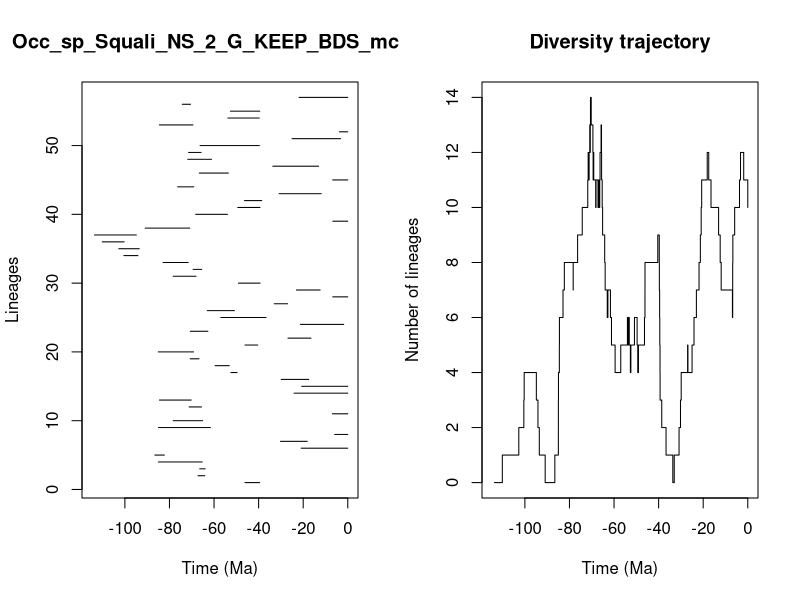

The R script that drew this image:


pdf(file='../Results/Species_NS/5_MA_bins_EXT_EP_FT/pyrate_mcmc_logs/Occ_sp_Squali_NS_2_G_KEEP_BDS_mcmc_LTT.pdf',width=0.6*20, height=0.6*10)
title = "Occ_sp_Squali_NS_2_G_KEEP_BDS_mcmc"
ts=c(46.11255798829657, 67.19000423927555,66.41749239018388,84.96466912669456,86.55601404132398,20.90628023888115,30.18382902717191,5.878302994565445,84.9344302351118,78.31355853236924,6.892329302902131,71.17338058782904,84.49701898536061,24.119036499084935,20.685162602418313,29.86990978701886,52.44710449400719,59.51969013339316,70.69209165451284,84.97844705138107,46.12272445549556,26.847849958938298,70.6488604223551,21.276892662527498,56.985624278588,63.04128966044013,32.99567723428025,6.762617373235456,23.05283276346628,49.04721027671218,78.33080321867752,69.38374501367419,82.89360098230416,100.4631661345041,102.7254869461027,110.11551714943853,113.64804731252096,90.89453705293236,6.6968151237207,68.23412987260147,49.34618952210108,46.336935654150615,30.828900640201844,76.34806849832924,6.762938215979103,66.59966519340142,33.6292559167563,71.78663194190729,71.41744412042632,66.2697864038247,24.991521095233505,3.7148299601980077,84.53760615187109,53.80709589291777,52.67216715794377,74.26332035566782,21.866470689929304)
te=c(39.5500673540175, 64.19143205713826,63.98300048780834,65.31300357648152,82.29174266223767,0.0,18.192227875478117,0.0,61.61997752463053,65.12620704755572,0.0,65.62076961010156,70.23920394426524,0.0,0.0,17.513708738270775,49.65139668918422,53.16333552837973,66.73068598789061,69.18773067308477,40.3752012749242,16.496646369870483,62.756675542264155,1.825494170250221,36.66295454213527,50.84113144167576,26.99325312796623,0.0,12.379793281261268,39.339884789240116,68.07278721148977,65.58156566948983,71.60677709620353,94.12647991274984,93.53035771911547,100.31149668726735,94.85180105594989,70.88870648509732,0.0,53.99292908600392,39.367922399833866,38.59248241705721,11.933559505282354,69.10353043773516,0.0,53.557376107423025,13.096381054994065,61.14312755993711,65.81842287806673,39.67205366793981,3.2588237989552034,0.0,69.47826375129233,39.70706428831327,39.47686320683592,70.56996943702771,0.0)
div_traj=c(0, 1,2,3,4,3,2,1,0,1,2,3,4,5,6,7,8,7,8,9,10,11,12,11,12,13,12,13,14,13,12,11,12,11,10,11,10,11,10,11,12,13,12,11,10,9,8,7,6,7,6,5,4,5,6,5,6,5,4,5,6,5,4,5,6,7,8,9,8,7,6,5,4,3,2,1,0,1,2,3,4,5,4,5,6,7,8,9,10,11,12,11,10,9,8,7,6,7,8,9,10,11,12,11,10)
time_events=c(113.64804731252096, 110.11551714943853,102.7254869461027,100.4631661345041,100.31149668726735,94.85180105594989,94.12647991274984,93.53035771911547,90.89453705293236,86.55601404132398,84.97844705138107,84.96466912669456,84.9344302351118,84.53760615187109,84.49701898536061,82.89360098230416,82.29174266223767,78.33080321867752,78.31355853236924,76.34806849832924,74.26332035566782,71.78663194190729,71.60677709620353,71.41744412042632,71.17338058782904,70.88870648509732,70.69209165451284,70.6488604223551,70.56996943702771,70.23920394426524,69.47826375129233,69.38374501367419,69.18773067308477,69.10353043773516,68.23412987260147,68.07278721148977,67.19000423927555,66.73068598789061,66.59966519340142,66.41749239018388,66.2697864038247,65.81842287806673,65.62076961010156,65.58156566948983,65.31300357648152,65.12620704755572,64.19143205713826,63.98300048780834,63.04128966044013,62.756675542264155,61.61997752463053,61.14312755993711,59.51969013339316,56.985624278588,53.99292908600392,53.80709589291777,53.557376107423025,53.16333552837973,52.67216715794377,52.44710449400719,50.84113144167576,49.65139668918422,49.34618952210108,49.04721027671218,46.336935654150615,46.12272445549556,46.11255798829657,40.3752012749242,39.70706428831327,39.67205366793981,39.5500673540175,39.47686320683592,39.367922399833866,39.339884789240116,38.59248241705721,36.66295454213527,33.6292559167563,32.99567723428025,30.828900640201844,30.18382902717191,29.86990978701886,26.99325312796623,26.847849958938298,24.991521095233505,24.119036499084935,23.05283276346628,21.866470689929304,21.276892662527498,20.90628023888115,20.685162602418313,18.192227875478117,17.513708738270775,16.496646369870483,13.096381054994065,12.379793281261268,11.933559505282354,6.892329302902131,6.762938215979103,6.762617373235456,6.6968151237207,5.878302994565445,3.7148299601980077,3.2588237989552034,1.825494170250221,0.0)
                par(mfrow=c(1,2))
                L = length(ts)
                plot(ts, 1:L , xlim=c(-max(ts)-1,0), pch=20, type="n", main=title,xlab="Time (Ma)",ylab="Lineages")
                for (i in 1:L){segments(x0=-te[i],y0=i,x1=-ts[i],y1=i)}    
                t = -time_events
                plot(div_traj ~ t,type="s", main = "Diversity trajectory",xlab="Time (Ma)",ylab="Number of lineages",xlim=c(-max(ts)-1,0))
                abline(v=c(65,200,251,367,445),lty=2,col="gray")
                
